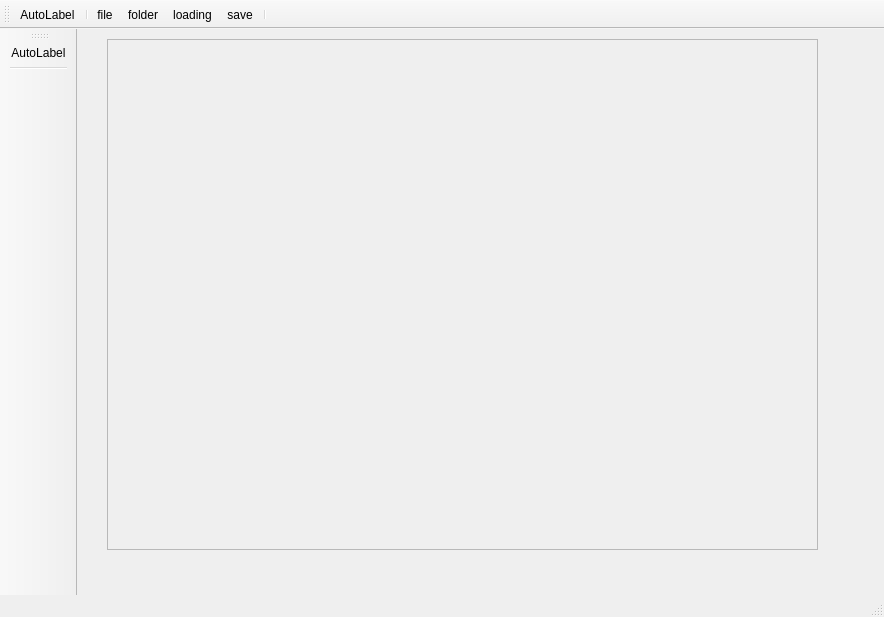
<?xml version="1.0" encoding="UTF-8"?>
<ui version="4.0">
 <class>MainWindow</class>
 <widget class="QMainWindow" name="MainWindow">
  <property name="geometry">
   <rect>
    <x>0</x>
    <y>0</y>
    <width>884</width>
    <height>617</height>
   </rect>
  </property>
  <property name="windowTitle">
   <string>MainWindow</string>
  </property>
  <widget class="QWidget" name="centralwidget">
   <widget class="QWidget" name="verticalLayoutWidget">
    <property name="geometry">
     <rect>
      <x>30</x>
      <y>10</y>
      <width>711</width>
      <height>511</height>
     </rect>
    </property>
    <layout class="QVBoxLayout" name="verticalLayout">
     <item>
      <widget class="QScrollArea" name="scrollArea">
       <property name="widgetResizable">
        <bool>true</bool>
       </property>
       <widget class="QWidget" name="scrollAreaWidgetContents">
        <property name="geometry">
         <rect>
          <x>0</x>
          <y>0</y>
          <width>707</width>
          <height>507</height>
         </rect>
        </property>
       </widget>
      </widget>
     </item>
    </layout>
   </widget>
  </widget>
  <widget class="QMenuBar" name="menubar">
   <property name="geometry">
    <rect>
     <x>0</x>
     <y>0</y>
     <width>884</width>
     <height>26</height>
    </rect>
   </property>
  </widget>
  <widget class="QStatusBar" name="statusbar"/>
  <widget class="QToolBar" name="toolBarHorizontal">
   <property name="windowTitle">
    <string>toolBar</string>
   </property>
   <attribute name="toolBarArea">
    <enum>TopToolBarArea</enum>
   </attribute>
   <attribute name="toolBarBreak">
    <bool>false</bool>
   </attribute>
   <addaction name="actionlabel"/>
   <addaction name="separator"/>
   <addaction name="actionFile"/>
   <addaction name="actionFolder"/>
   <addaction name="actionGt"/>
   <addaction name="actionSave"/>
   <addaction name="separator"/>
  </widget>
  <widget class="QToolBar" name="toolBarVertical">
   <property name="windowTitle">
    <string>toolBar_2</string>
   </property>
   <attribute name="toolBarArea">
    <enum>LeftToolBarArea</enum>
   </attribute>
   <attribute name="toolBarBreak">
    <bool>false</bool>
   </attribute>
   <addaction name="actionlabel_2"/>
   <addaction name="separator"/>
  </widget>
  <action name="actionFile">
   <property name="text">
    <string>file</string>
   </property>
  </action>
  <action name="actionFolder">
   <property name="text">
    <string>folder</string>
   </property>
  </action>
  <action name="actionGt">
   <property name="text">
    <string>loading</string>
   </property>
  </action>
  <action name="actionSave">
   <property name="text">
    <string>save</string>
   </property>
  </action>
  <action name="actionlabel">
   <property name="text">
    <string>AutoLabel</string>
   </property>
  </action>
  <action name="actionlabel_2">
   <property name="text">
    <string>AutoLabel</string>
   </property>
  </action>
  <action name="actionZoomIn">
   <property name="text">
    <string>ZoomIn</string>
   </property>
  </action>
  <action name="actionZoomOut">
   <property name="text">
    <string>ZoomOut</string>
   </property>
  </action>
  <action name="actionAdjust">
   <property name="text">
    <string>adjust size</string>
   </property>
  </action>
  <action name="actionAnno">
   <property name="text">
    <string>annotation</string>
   </property>
  </action>
  <action name="actionDelete">
   <property name="text">
    <string>delete</string>
   </property>
  </action>
  <action name="actionModel">
   <property name="text">
    <string>model</string>
   </property>
  </action>
  <action name="actionDetection">
   <property name="text">
    <string>detection</string>
   </property>
  </action>
 </widget>
 <resources/>
 <connections/>
</ui>
